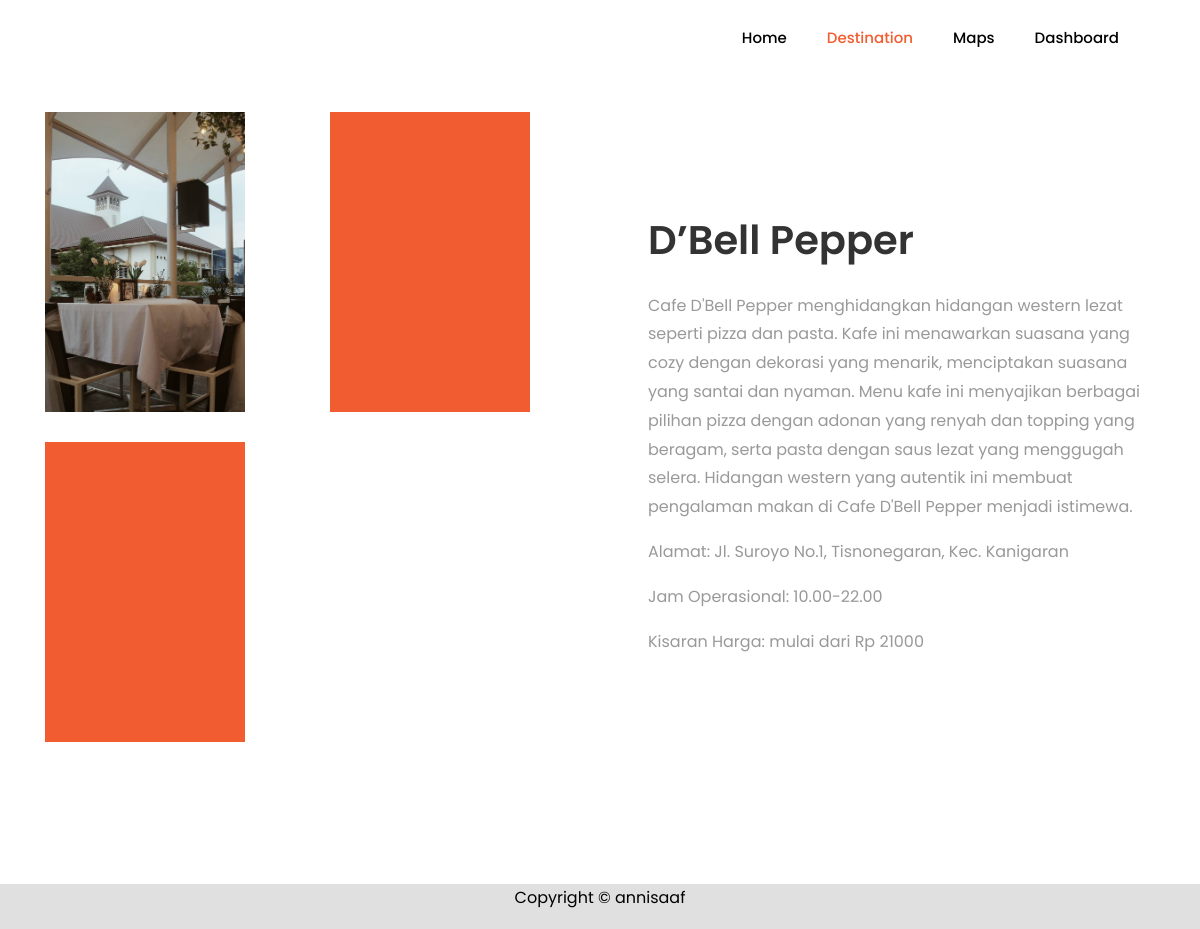
Page /tugas_akhir/konten/LK00024.php on the committed database.
### tables this page shows
CREATE TABLE `tb_konten` (
  `id_konten` varchar(255) NOT NULL,
  `id` varchar(255) NOT NULL,
  `deskripsi` longtext NOT NULL,
  `gambar_1` varchar(255) NOT NULL,
  `gambar_2` varchar(255) NOT NULL,
  `gambar_3` varchar(255) NOT NULL,
  `gambar_4` varchar(255) NOT NULL
);

CREATE TABLE `tb_lokasi` (
  `id` varchar(11) NOT NULL,
  `nama` varchar(255) NOT NULL,
  `gambar` varchar(255) NOT NULL,
  `kategori` varchar(255) NOT NULL,
  `lokasi` varchar(999) NOT NULL,
  `rate` varchar(100) NOT NULL,
  `kisaran_harga` varchar(100) NOT NULL,
  `jam_buka` varchar(255) NOT NULL,
  `latitude` varchar(255) NOT NULL,
  `longitude` varchar(255) NOT NULL,
  `redirect_link` varchar(255) NOT NULL
);

### tugas_akhir/konten/LK00024.php (the view, shortened to what this page needs)
<!DOCTYPE html>
<html lang="en">
<head>
	<link rel="stylesheet" href="https://stackpath.bootstrapcdn.com/font-awesome/4.7.0/css/font-awesome.min.css">
	<link rel="stylesheet" href="../css/animate.css">
	<link rel="stylesheet" href="../css/owl.carousel.min.css">
	<link rel="stylesheet" href="../css/owl.theme.default.min.css">
	<link rel="stylesheet" href="../css/magnific-popup.css">
	<link rel="stylesheet" href="../css/bootstrap-datepicker.css">
	<link rel="stylesheet" href="../css/jquery.timepicker.css">
	<link rel="stylesheet" href="../css/flaticon.css">
	<link rel="stylesheet" href="../css/style.css">
</head>
<body>
	<nav class="navbar navbar-expand-lg navbar-dark ftco_navbar bg-dark ftco-navbar-light" id="ftco-navbar">
		<div class="container">
			<div class="collapse navbar-collapse" id="ftco-nav">
				<ul class="navbar-nav ml-auto">
					<li class="nav-item"><a href="/tugas_akhir/index.php" class="nav-link" style="color:black;">Home</a></li>
					<li class="nav-item active"><a href="/tugas_akhir/destination.php" class="nav-link">Destination</a></li>
					<li class="nav-item"><a href="/tugas_akhir/mappings.php" class="nav-link" style="color:black;">Maps</a></li>
					<li class="nav-item"><a href="/tugas_akhir/dashboard-t/aplikasi/admin/dashboard.php" class="nav-link" style="color:black;">Dashboard</a></li>
				</ul>
			</div>
		</div>
	</nav>
    <?php
	include "../koneksi.php";
		$query =  mysqli_query($koneksi, 'SELECT * FROM tb_konten b INNER JOIN tb_lokasi j ON b.id = j.id WHERE b.id = "LK00024"');
		while ($d = mysqli_fetch_assoc($query)) {
	?>
		<section class="ftco-section services-section">
			<div class="container">
				<div class="row d-flex">
					<div class="col-md-6 order-md-last heading-section pl-md-5 ftco-animate d-flex align-items-center">
						<div class="w-100">
							<h2 class="mb-4"><?php echo $d['nama']?></h2>
							<p><?php echo $d['deskripsi']?></p>
							<p>Alamat: <?php echo $d['lokasi']?></p2>
                            <p>Jam Operasional: <?php echo $d['jam_buka']?></p2>
                            <p>Kisaran Harga: mulai dari Rp <?php echo $d['kisaran_harga']?></p2>
						</div>
					</div>
					<div class="col-md-6">
						<div class="row">
							<div class="col-md-12 col-lg-6">
								<div class="services services-1" style="background-image: url(../konten/images/<?php echo $d['gambar_1']; ?>); width:200px;height:300px;"></div>
							</div>
							<div class="col-md-12 col-lg-6">
								<div class="services services-1" style="background-image: url(../konten/images/<?php echo $d['gambar_2']; ?>); width:200px;height:300px;"></div>
							</div>
                            <div class="col-md-12 col-lg-6">
								<div class="services services-1" style="background-image: url(../konten/images/<?php echo $d['gambar_3']; ?>); width:200px;height:300px;"></div>
							</div>
							<div class="col-md-12 col-lg-6">
							</div>
							<?php } ?>
						</div>
					</div>
				</div>
			</div>
		</section>
<footer class="" style="background-color: #E0E0E0;">
	<div class="row">
		<div class="col-md-12 text-center" style="color:black">
			<p>Copyright &copy; annisaaf</a></p>
		</div>
	</div>
</footer>
</body>
</html>

### rows in the picture
tb_konten: id.nama "D’Bell Pepper", deskripsi "Cafe D'Bell Pepper menghidangkan hidangan western lezat seperti pizza dan pasta. Kafe ini menawarkan suasana yang cozy dengan dekorasi yang menarik, menciptakan suasana yang santai dan nyaman. Menu kafe ini menyajikan berbagai pilihan pizza dengan adonan yang renyah dan topping yang beragam, serta pasta dengan saus lezat yang menggugah selera. Hidangan western yang autentik ini membuat pengalaman makan di Cafe D'Bell Pepper menjadi istimewa.", id.lokasi "Jl. Suroyo No.1, Tisnonegaran, Kec. Kanigaran", id.jam_buka "10.00-22.00", id.kisaran_harga "21000", gambar_1 (picture)
